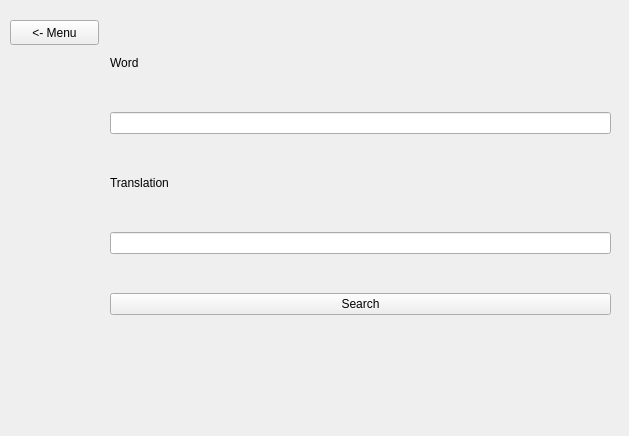
<?xml version="1.0" encoding="UTF-8"?>
<ui version="4.0">
 <class>SearchController</class>
 <widget class="QWidget" name="SearchController">
  <property name="geometry">
   <rect>
    <x>0</x>
    <y>0</y>
    <width>629</width>
    <height>436</height>
   </rect>
  </property>
  <property name="windowTitle">
   <string>Form</string>
  </property>
  <widget class="QWidget" name="verticalLayoutWidget">
   <property name="geometry">
    <rect>
     <x>110</x>
     <y>20</y>
     <width>501</width>
     <height>331</height>
    </rect>
   </property>
   <layout class="QVBoxLayout" name="verticalLayout">
    <item>
     <widget class="QLabel" name="label">
      <property name="maximumSize">
       <size>
        <width>40</width>
        <height>20</height>
       </size>
      </property>
      <property name="text">
       <string>Word</string>
      </property>
     </widget>
    </item>
    <item>
     <widget class="QLineEdit" name="lineEdit_word"/>
    </item>
    <item>
     <widget class="QLabel" name="label_2">
      <property name="maximumSize">
       <size>
        <width>100</width>
        <height>20</height>
       </size>
      </property>
      <property name="text">
       <string>Translation</string>
      </property>
     </widget>
    </item>
    <item>
     <widget class="QLineEdit" name="lineEdit_translation">
      <property name="sizePolicy">
       <sizepolicy hsizetype="Expanding" vsizetype="Fixed">
        <horstretch>0</horstretch>
        <verstretch>0</verstretch>
       </sizepolicy>
      </property>
     </widget>
    </item>
    <item>
     <widget class="QPushButton" name="pushButton_search">
      <property name="text">
       <string>Search</string>
      </property>
     </widget>
    </item>
   </layout>
  </widget>
  <widget class="QPushButton" name="pushButton_backToMenu">
   <property name="geometry">
    <rect>
     <x>10</x>
     <y>20</y>
     <width>89</width>
     <height>25</height>
    </rect>
   </property>
   <property name="text">
    <string>&lt;- Menu</string>
   </property>
  </widget>
 </widget>
 <resources/>
 <connections/>
</ui>
